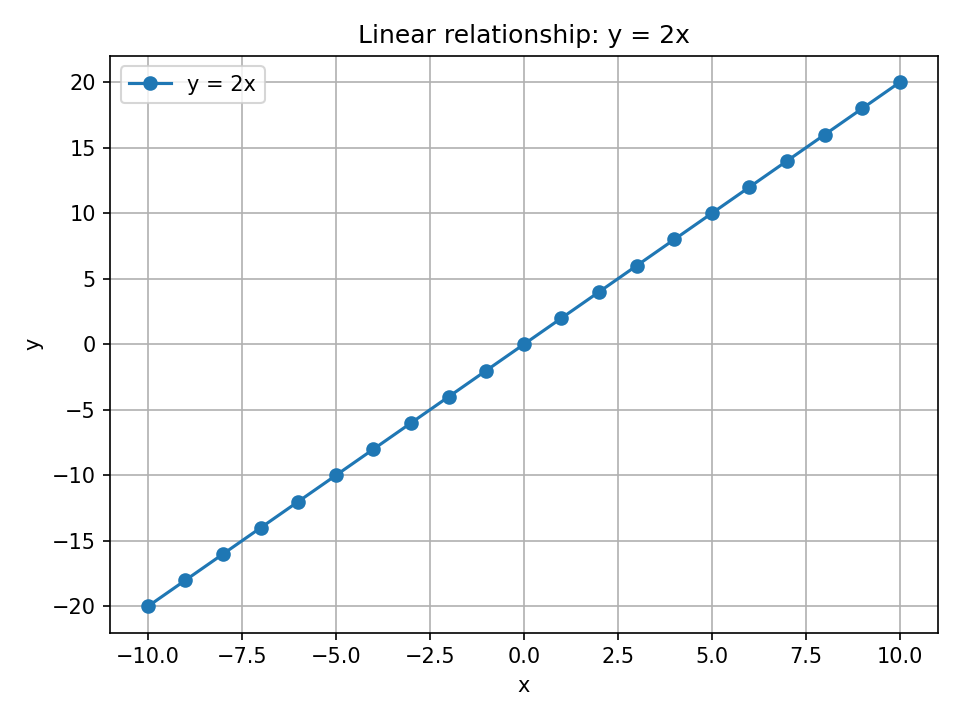

Here is the Python script that generated this plot:
from pathlib import Path

import matplotlib.pyplot as plt
import numpy as np


DATA_FILE = Path(__file__).with_name("graph.csv")
OUTPUT_FILE = Path(__file__).with_name("graph.png")


def main():
    data = np.genfromtxt(DATA_FILE, delimiter=",", names=True)
    x = data["x"]
    y = data["y"]

    plt.plot(x, y, marker="o", label="y = 2x")
    plt.title("Linear relationship: y = 2x")
    plt.xlabel("x")
    plt.ylabel("y")
    plt.grid(True)
    plt.legend()
    plt.tight_layout()
    plt.savefig(OUTPUT_FILE, dpi=150)
    plt.close()
    print("Graph saved to {}".format(OUTPUT_FILE))


if __name__ == "__main__":
    main()
